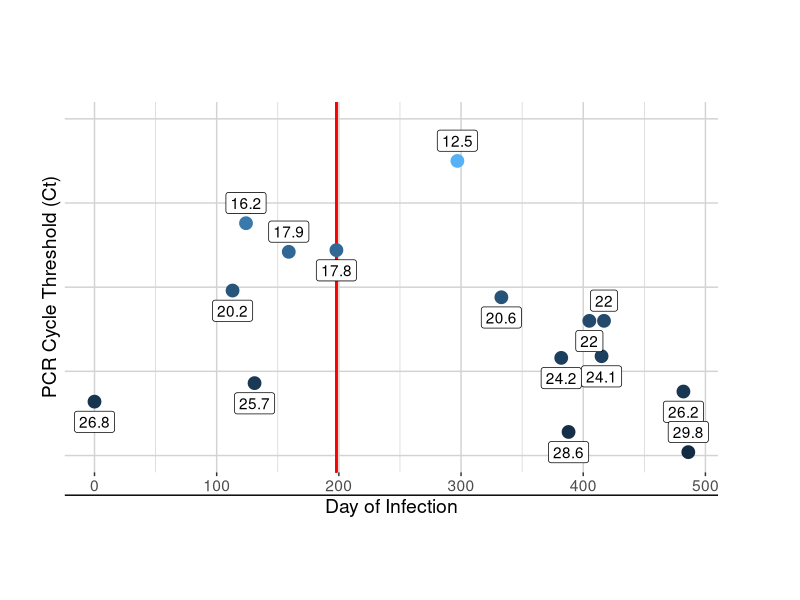
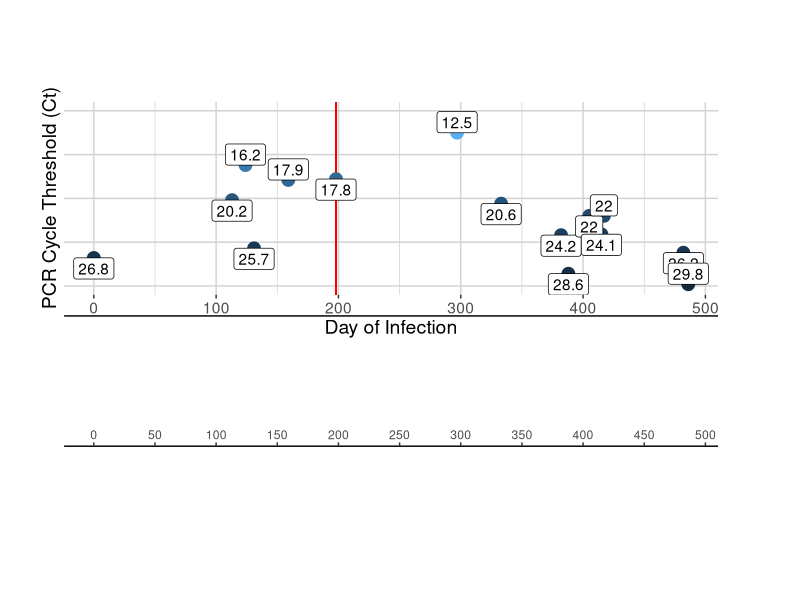
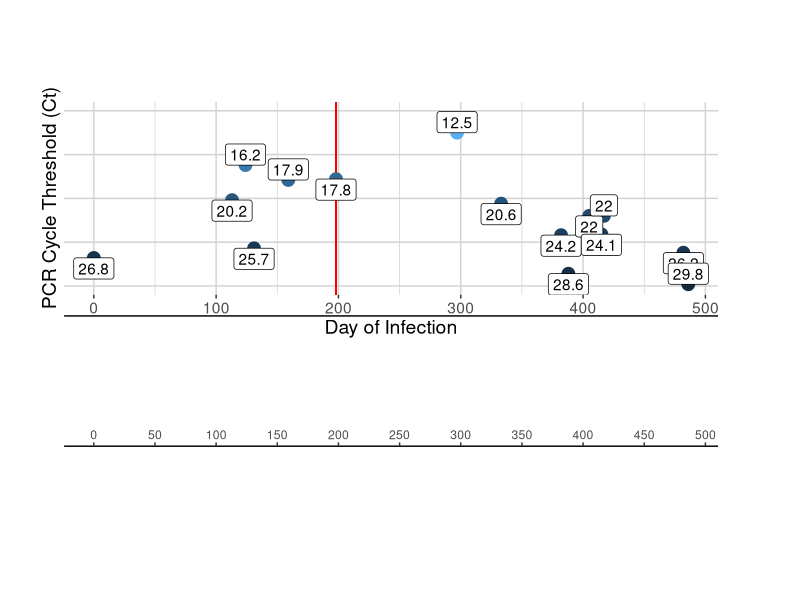

Recreate these plots in R, in order.
library(ggplot2)
library(cowplot)

data_filepath = "/Volumes/working_ssd/e484t_manuscript/"
setwd(data_filepath)
Ct <- read.csv("data/Ct_timeline.csv")
Ct$Encounter.date <- as.Date(Ct$Encounter.date, format = "%m/%d/%y")
Ct$SARS.CoV.2.PCR.Ct <- round(Ct$SARS.CoV.2.PCR.Ct, digits = 1)

ppi <- 300
# png("visuals/Ct_values_treatments.png", width = 8*ppi, height = 8*ppi, res = ppi)
# svg("visuals/Ct_values_treatments.svg")
pdf(file = "visuals/Ct_values_treatments.pdf", width = 8, height = 8)

Ct_plot <- ggplot(data = Ct, aes(x = Encounter.days.post.first.SARS.CoV.2.test, 
                                  y = SARS.CoV.2.PCR.Ct)) +
  coord_cartesian(ylim = c(30,10)) + 
  scale_x_continuous(n.breaks = 5) +
  geom_segment(aes(x = Encounter.days.post.first.SARS.CoV.2.test[6],
                   xend=Encounter.days.post.first.SARS.CoV.2.test[6],
                   y=9,yend=31), 
               colour = "red", size=0.5) +
  # geom_text(aes(x=Encounter.days.post.first.SARS.CoV.2.test[6], 
  #               y= 9, label = "Bamlanivumab administered"), 
  #           color = "black", vjust = 1, size = 4) +
  # geom_line(linetype = 2) + 
  geom_point(aes(color=1/SARS.CoV.2.PCR.Ct), size = 4) + 
  geom_label(aes(x=Encounter.days.post.first.SARS.CoV.2.test, 
                 y = SARS.CoV.2.PCR.Ct, label = SARS.CoV.2.PCR.Ct), 
             nudge_y = c(1.2, 1.2, -1.2, 1.2, -1.2, 1.2, -1.2, 1.2, 1.2, 1.2)) + 
  theme(panel.background = element_rect(fill = "#FFFFFF"), 
        panel.grid = element_line(color = "#D3D3D3"),
        axis.line = element_line(color = "black"), 
        legend.key.height = unit(1, 'cm')) + 
  labs(x = "Day of Infection",
       y = "PCR Cycle Threshold (Ct)",
       col="") + 
  theme(legend.position = "none") + 
  theme(plot.margin = unit(par("mar"), "line")) +
  theme(text = element_text(size = 14))
  # scale_color_gradient(name = "Relative\nViral Load",
  #                      breaks = c(0.04, 0.06, 0.08),
  #                      labels = c("Low","Medium","High"))
Ct_plot

treatments <- ggplot(data = Ct, aes(x = Encounter.days.post.first.SARS.CoV.2.test, 
                                    y = SARS.CoV.2.PCR.Ct)) +
  scale_x_continuous(n.breaks = 10, position = "top") + 
  theme(axis.title.x=element_blank(),
        axis.title.y=element_blank(), axis.text.y=element_blank(), axis.ticks.y=element_blank(),
        axis.line.y = element_blank(), axis.line.x = element_line(color = "black"),
        panel.background = element_rect(fill = "#FFFFFF"))

plot_grid(Ct_plot, treatments, align = "v", ncol = 1, rel_heights = c(.7, .3), axis = "tblr")
# ggsave("visuals/Ct_values_treatments.svg", device = svg, dpi = "print") # a "print" dpi is 300, the same as what we set ppi to above 
ggsave("visuals/Ct_values_treatments.pdf", 
       device = pdf, dpi = "print",
       height = 6,
       width = 8) # a "print" dpi is 300, the same as what we set ppi to above 
dev.off()
